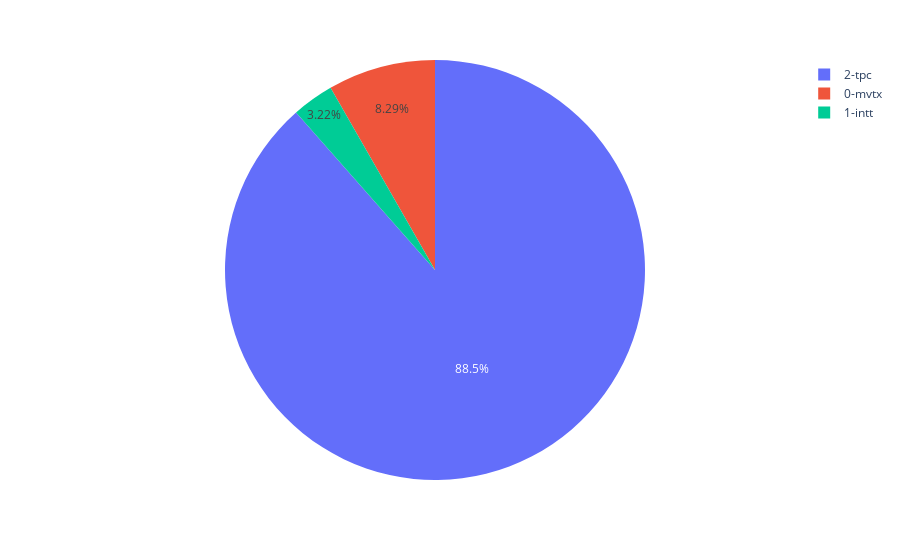

Write notebook code for a chart like this one.
### Code cell
event_id = 0  # pick different events
## Pie Chart of number of "hits" and "clusters" from different detectors
df = get_event(event_id)
tmp = df["detector type"].to_list();
a, b= np.unique(tmp, return_counts=True)
tmp_df = pd.DataFrame({'name': a, 'count': b})
fig = px.pie(tmp_df, values='count', names='name')
fig.update_layout(legend_traceorder="normal")
fig.show()

### Figure 1 — Plotly figure (JSON) as saved in the notebook; plotly's stock layout.template omitted (floating-point values rounded to 4 significant figures)
{"data": [{"domain": {"x": [0, 1], "y": [0, 1]}, "hovertemplate": "name=%{label}<br>count=%{value}<extra></extra>", "labels": ["0-mvtx", "1-intt", "2-tpc"], "legendgroup": "", "name": "", "showlegend": true, "type": "pie", "values": [121, 47, 1292]}], "layout": {"autosize": true, "legend": {"tracegroupgap": 0, "traceorder": "normal"}, "margin": {"t": 60}}}
